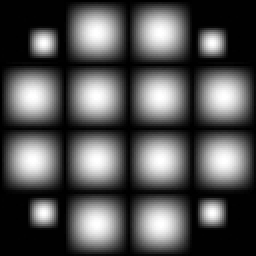
%> input picture Homework 4/demo2.tif, 128 x 128 px (shown 2 times larger)
$ octave wavelet_same.m   (GNU Octave 9; MATLAB toolbox functions it lacks are replaced by stand-ins)
%> lines starting %> are read from the running program, lines starting %| are printed output that depends on the picture
%clear;
close all;

%% parameters define
origin = double(imread('demo2.tif'));
%> origin: size 128x128 double; min 0, max 255, mean 83.5; mean of the top-left, top-right, bottom-left and bottom-right quarters 83.4, 83.5, 83.5, 83.5
[length, width] = size(origin);
%> length = 128; width = 128
order = 8;
g0 = [0.0322,-0.0126,-0.0992,0.2979,0.8037,0.4976,-0.0296,-0.0758];
sign_arr = (-1) .^ (0 : order - 1);
g1 = (sign_arr) .* g0(end:-1:1);
h0 = g0(end:-1:1);
h1 = g1(end:-1:1);
%checked, all right
h_phi = g0;
h_psi = g1;
h_phi_neg = h0;
h_psi_neg = h1;
p = 3;
result = cell(p,4);
result_g = cell(p,4);
recons = cell(1, p);
psnr = zeros(1, p);

%% compute DWT
for i = 1 : p
    if i == 1
        [result{i,1}, result{i,2}, result{i,3}, result{i,4}] = analBank(origin, h_phi_neg, h_psi_neg);
    else
        [result{i,1}, result{i,2}, result{i,3}, result{i,4}] = analBank(mat2gray(result{i-1,1}), h_phi_neg, h_psi_neg);
    end
        recons{i} = synBank(result{i,1}, result{i,2}, result{i,3}, result{i,4}, h_phi, h_psi);
    if i == 1
        mse = mean(mean((recons{i} - origin) .^ 2));
    else
        mse = mean(mean((recons{i} - result{i - 1, 1}) .^ 2));
    end
    psnr(i) = 10 *log10(255^2/mse);
end
%> this loop made 3 passes
%> mse on passes 1 to 3: 299.5, 52535, 0.33
%> pass 1, in analBank, `t_lp = downsample(conv2(img, h_phi_neg, 'same')', 2, 1)';`:
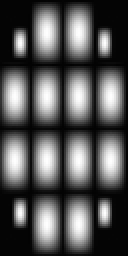
%> t_lp: size 128x64 double (shown 2 times larger); min -5.34, max 361.8, mean 118; drawn with min black and max white
%> pass 1, in analBank, `d = downsample(conv2(t_hp', h_psi_neg, 'same')', 2, 1);`:
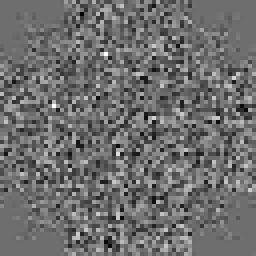
%> d: size 64x64 double (shown 4 times larger); min -2.89, max 3.78, mean -0.00777; drawn with min black and max white
%> pass 1, in analBank, `v = downsample(conv2(t_hp', h_phi_neg, 'same')', 2, 1);`:
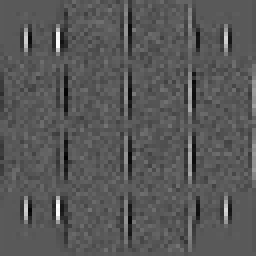
%> v: size 64x64 double (shown 4 times larger); min -9.4, max 17.31, mean -0.156; drawn with min black and max white
%> after the loop, psnr = [23.37 0.926 52.95]; recons = 3 items; result = 12 items

%% result output
for i = 1 : p
    result_g{i,1} = mat2gray(result{i,1});
    result_g{i,2} = mat2gray(result{i,2});
    result_g{i,3} = mat2gray(result{i,3});
    result_g{i,4} = mat2gray(result{i,4});
    recons{i} = mat2gray(recons{i});
end
%> after the loop, result_g = 12 items

figure; grid on;
title('the wavelet');
for i = 1 : p
    subplot(p, 5, 1 + (i - 1)*5);
    imshow(result_g{i,1});
    subplot(p, 5, 2 + (i - 1)*5);
    imshow(result_g{i,2});
    subplot(p, 5, 3 + (i - 1)*5);
    imshow(result_g{i,3});
    subplot(p, 5, 4 + (i - 1)*5);
    imshow(result_g{i,4});
    subplot(p, 5, 5 + (i - 1)*5);
    imshow(recons{i});
    imwrite(recons{i}, sprintf('result/same/recons_%d.jpg', i));
    imwrite(result_g{i,1}, sprintf('result/same/re_%d_a.jpg', i));
    imwrite(result_g{i,2}, sprintf('result/same/re_%d_h.jpg', i));
    imwrite(result_g{i,3}, sprintf('result/same/re_%d_v.jpg', i));
    imwrite(result_g{i,4}, sprintf('result/same/re_%d_d.jpg', i));
end
%> this loop made 3 passes
%> pass 1, `imshow(result_g{i,2});`:
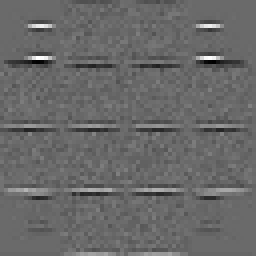
%> displayed picture: size 64x64, on the screen's scale of 0 to 255 (shown 4 times larger); min 0, max 255, mean 104.3
%> after the loop:
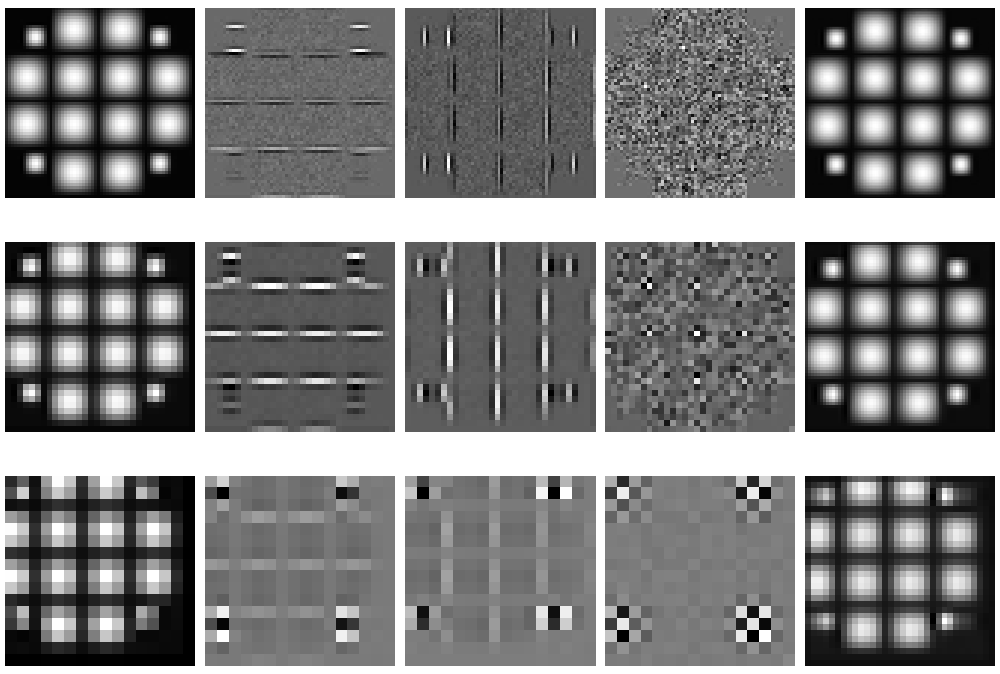
%> figure redrawn from the program's plot data, 15 panels

%% edge detection

mid1 = synBank(zeros(size(result{2,1})), result{2,2}, result{2,3}, result{2,4}, h_phi, h_psi);
det1 = synBank(mid1, result{1,2}, result{1,3}, result{1,4}, h_phi, h_psi);
%det1 = downsample(mat2gray(det1), 2);
%det1 = downsample(det1',3)';
det1 = mat2gray(det1);

mid2 = synBank(zeros(size(result{2,1})), zeros(size(result{2,2})), result{2,3}, result{2,4}, h_phi, h_psi);
%> in synBank (call 6), `f1 = conv2(upsample(a,2,1)',h_phi, 'same')' + conv2(upsample(h,2,1)',h..`: f1: size 64x32 double; every value is 0
det2 = synBank(mid2, zeros(size(result{1,2})), result{1,3}, result{1,4}, h_phi, h_psi);
%> in synBank (call 7), `f1 = conv2(upsample(a,2,1)',h_phi, 'same')' + conv2(upsample(h,2,1)',h..`:
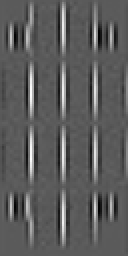
%> f1: size 128x64 double (shown 2 times larger); min -0.0307, max 0.0554, mean 0.000477; drawn with min black and max white
%> in synBank (call 7), `img_re = conv2(upsample(f1',2,1)',h_phi, 'same') + conv2(upsample(f2',..`:
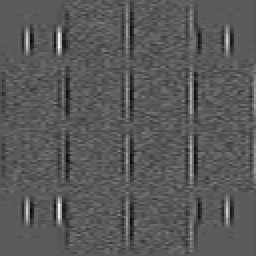
%> img_re: size 128x128 double (shown 2 times larger); min -6.07, max 11.04, mean -0.0824; drawn with min black and max white
%det2 = downsample(mat2gray(det2), 2, 1);
%det2 = downsample(det2', 2, 1)';
det2 = mat2gray(det2);

figure; grid on;
title('the edge detection');
subplot(121); imshow(det1);
subplot(122); imshow(det2);
imwrite(det1, 'result/same/det1.jpg');
imwrite(det2, 'result/same/det2.jpg');


%% function defination
function [a, h, v, d] = analBank(img, h_phi_neg, h_psi_neg)
    %operation on rows: conv at rows
    %downsample at columns: keep even columns
    t_hp = downsample(conv2(img, h_psi_neg, 'same')', 2, 1)'; %no 'same', just 'full' convolution
    t_lp = downsample(conv2(img, h_phi_neg, 'same')', 2, 1)'; %1 for offset
    %operation on columns: conv at columns
    %downsample at rows: keep even rows
    d = downsample(conv2(t_hp', h_psi_neg, 'same')', 2, 1);
    v = downsample(conv2(t_hp', h_phi_neg, 'same')', 2, 1);
    h = downsample(conv2(t_lp', h_psi_neg, 'same')', 2, 1);
    a = downsample(conv2(t_lp', h_phi_neg, 'same')', 2, 1);
end

function img_re = synBank(a, h, v, d, h_phi, h_psi)
    %upsample: insert zeros at odd-indexed columns
    %operation on columns: conv at columns
    f1 = conv2(upsample(a,2,1)',h_phi, 'same')' + conv2(upsample(h,2,1)',h_psi, 'same')';
    f2 = conv2(upsample(v,2,1)',h_phi, 'same')' + conv2(upsample(d,2,1)',h_psi, 'same')';
    %upsample: insert zeros at odd-indexed rows
    %operation on rows: conv at rows
    img_re = conv2(upsample(f1',2,1)',h_phi, 'same') + conv2(upsample(f2',2,1)',h_phi, 'same');
end
